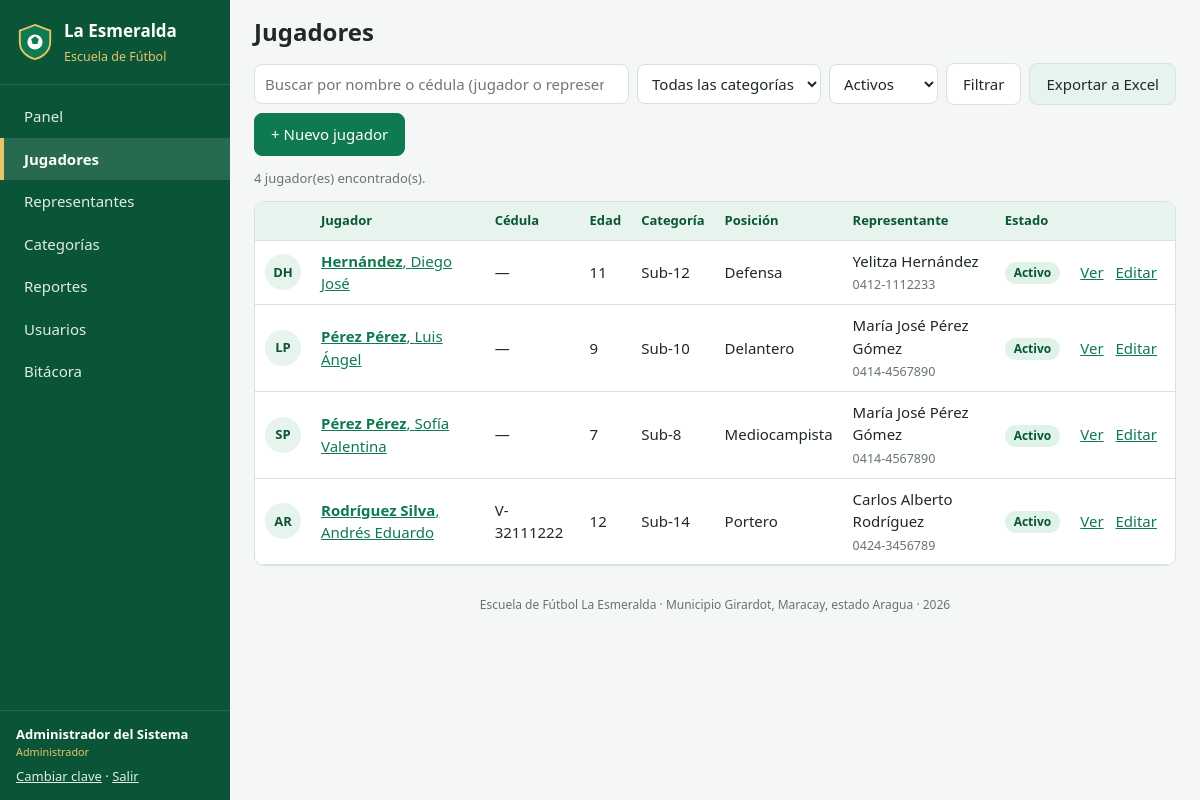
Screenshot of /jugadores.php (signed in) with the database file from the repository.
### tables this page shows
CREATE TABLE jugadores (
  id                    INT UNSIGNED AUTO_INCREMENT PRIMARY KEY,
  cedula                VARCHAR(20)  NULL UNIQUE COMMENT 'Cédula o cédula escolar',
  nombres               VARCHAR(80)  NOT NULL,
  apellidos             VARCHAR(80)  NOT NULL,
  fecha_nacimiento      DATE         NOT NULL,
  sexo                  ENUM('M','F') NOT NULL,
  lugar_nacimiento      VARCHAR(100) NULL,
  direccion             VARCHAR(255) NULL,
  telefono              VARCHAR(20)  NULL,
  institucion_educativa VARCHAR(120) NULL,
  grado                 VARCHAR(30)  NULL,
  posicion              ENUM('Portero','Defensa','Mediocampista','Delantero','Por definir') NOT NULL DEFAULT 'Por definir',
  pie_dominante         ENUM('Derecho','Izquierdo','Ambos') NOT NULL DEFAULT 'Derecho',
  numero_camiseta       TINYINT UNSIGNED NULL,
  talla_camisa          VARCHAR(5)   NULL,
  tipo_sangre           ENUM('A+','A-','B+','B-','AB+','AB-','O+','O-','No sabe') NOT NULL DEFAULT 'No sabe',
  alergias              VARCHAR(255) NULL,
  condicion_medica      VARCHAR(255) NULL,
  peso                  DECIMAL(5,2) NULL COMMENT 'kg',
  estatura              DECIMAL(4,2) NULL COMMENT 'metros',
  foto                  VARCHAR(120) NULL,
  categoria_id          INT UNSIGNED NULL,
  representante_id      INT UNSIGNED NULL,
  fecha_inscripcion     DATE NOT NULL,
  estado                ENUM('activo','inactivo','retirado') NOT NULL DEFAULT 'activo',
  observaciones         TEXT NULL,
  creado_por            INT UNSIGNED NULL,
  creado_en             DATETIME NOT NULL DEFAULT CURRENT_TIMESTAMP,
  actualizado_en        DATETIME NULL ON UPDATE CURRENT_TIMESTAMP,
  CONSTRAINT fk_jug_categoria     FOREIGN KEY (categoria_id)     REFERENCES categorias(id)     ON UPDATE CASCADE ON DELETE SET NULL,
  CONSTRAINT fk_jug_representante FOREIGN KEY (representante_id) REFERENCES representantes(id) ON UPDATE CASCADE ON DELETE SET NULL,
  CONSTRAINT fk_jug_usuario       FOREIGN KEY (creado_por)       REFERENCES usuarios(id)       ON UPDATE CASCADE ON DELETE SET NULL,
  INDEX idx_jug_nombre (apellidos, nombres),
  INDEX idx_jug_estado (estado)
);

CREATE TABLE categorias (
  id          INT UNSIGNED AUTO_INCREMENT PRIMARY KEY,
  nombre      VARCHAR(30)  NOT NULL UNIQUE,
  edad_min    TINYINT UNSIGNED NOT NULL,
  edad_max    TINYINT UNSIGNED NOT NULL,
  horario     VARCHAR(120) NULL,
  entrenador  VARCHAR(100) NULL,
  descripcion VARCHAR(255) NULL
);

CREATE TABLE representantes (
  id           INT UNSIGNED AUTO_INCREMENT PRIMARY KEY,
  cedula       VARCHAR(15)  NOT NULL UNIQUE,
  nombres      VARCHAR(80)  NOT NULL,
  apellidos    VARCHAR(80)  NOT NULL,
  parentesco   VARCHAR(30)  NOT NULL DEFAULT 'Madre',
  telefono     VARCHAR(20)  NOT NULL,
  telefono_alt VARCHAR(20)  NULL,
  correo       VARCHAR(120) NULL,
  direccion    VARCHAR(255) NULL,
  ocupacion    VARCHAR(80)  NULL,
  creado_en    DATETIME NOT NULL DEFAULT CURRENT_TIMESTAMP
);

### includes/init.php (called while the page is built, shortened)
<?php
function db(): PDO
{
    static $pdo = null;
    if ($pdo === null) {
        $dsn = 'mysql:host=' . DB_HOST . ';port=' . DB_PORT . ';dbname=' . DB_NAME . ';charset=utf8mb4';
        try {
            $pdo = new PDO($dsn, DB_USER, DB_PASS, [
                PDO::ATTR_ERRMODE            => PDO::ERRMODE_EXCEPTION,
                PDO::ATTR_DEFAULT_FETCH_MODE => PDO::FETCH_ASSOC,
                PDO::ATTR_EMULATE_PREPARES   => false,
            ]);
        } catch (PDOException $ex) {
            http_response_code(500);
            exit('<h2>No se pudo conectar a la base de datos.</h2><p>Verifique que MySQL esté encendido y '
                . 'los datos de config/config.php.</p>');
        }
    }
    return $pdo;
}
function q(string $sql, array $params = []): PDOStatement
{
    $st = db()->prepare($sql);
    $st->execute($params);
    return $st;
}
function e($texto): string
{
    return htmlspecialchars((string) $texto, ENT_QUOTES, 'UTF-8');
}
function edad(string $fecha_nac): int
{
    return (new DateTime($fecha_nac))->diff(new DateTime('today'))->y;
}
function usuario_actual(): ?array
{
    return $_SESSION['usuario'] ?? null;
}
function tiene_rol(string $minimo): bool
{
    $nivel = ['entrenador' => 1, 'secretaria' => 2, 'administrador' => 3];
    $u = usuario_actual();
    return $u && ($nivel[$u['rol']] ?? 0) >= ($nivel[$minimo] ?? 99);
}
function puede_editar(): bool
{
    return tiene_rol('secretaria');
}
function foto_url(?string $foto): ?string
{
    return ($foto && is_file(FOTO_DIR . $foto)) ? FOTO_URL . rawurlencode($foto) : null;
}
function iniciales(string $nombres, string $apellidos): string
{
    return mb_strtoupper(mb_substr($nombres, 0, 1) . mb_substr($apellidos, 0, 1));
}

### jugadores.php (the view, shortened to what this page needs)
<?php
require_once __DIR__ . '/includes/init.php';
$b         = trim($_GET['b'] ?? '');
$estado    = $_GET['estado'] ?? 'activo';
$where = [];
$params = [];
if (in_array($estado, ['activo', 'inactivo', 'retirado'], true)) {
    $where[] = 'j.estado = ?';
    $params[] = $estado;
}
$sqlWhere = $where ? 'WHERE ' . implode(' AND ', $where) : '';
$base = "FROM jugadores j
         LEFT JOIN categorias c ON c.id = j.categoria_id
         LEFT JOIN representantes r ON r.id = j.representante_id
         $sqlWhere";
$porPagina = 25;
$total = (int) q("SELECT COUNT(*) $base", $params)->fetchColumn();
$paginas = max(1, (int) ceil($total / $porPagina));
$p = min($paginas, max(1, (int) ($_GET['p'] ?? 1)));
$offset = ($p - 1) * $porPagina;
$jugadores = q("SELECT j.*, c.nombre categoria, CONCAT(r.nombres,' ',r.apellidos) representante, r.telefono tel_rep
                $base ORDER BY j.apellidos, j.nombres LIMIT $porPagina OFFSET $offset", $params)->fetchAll();
function url_filtros(array $extra = []): string
{
    $q = array_merge(array_intersect_key($_GET, array_flip(['b', 'categoria', 'estado'])), $extra);
    return 'jugadores.php?' . http_build_query($q);
}
require __DIR__ . '/includes/header.php';
?>
<form class="filtros" method="get">
  <input type="search" name="b" value="<?= e($b) ?>" placeholder="Buscar por nombre o cédula (jugador o representante)">
  <select name="categoria">
    <option value="">Todas las categorías</option>
  </select>
  <select name="estado">
    <?php foreach (['activo' => 'Activos', 'inactivo' => 'Inactivos', 'retirado' => 'Retirados', 'todos' => 'Todos'] as $v => $t): ?>
      <option value="<?= $v ?>" <?= $estado === $v ? 'selected' : '' ?>><?= $t ?></option>
    <?php endforeach; ?>
  </select>
  <button class="btn">Filtrar</button>
  <a class="btn btn-sec" href="<?= e(url_filtros(['exportar' => 1])) ?>">Exportar a Excel</a>
  <?php if (puede_editar()): ?><a class="btn btn-primario" href="jugador_form.php">+ Nuevo jugador</a><?php endif; ?>
</form>
<p class="nota"><?= $total ?> jugador(es) encontrado(s).</p>
<div class="tabla-envoltura">
<table class="tabla">
  <thead>
    <tr><th></th><th>Jugador</th><th>Cédula</th><th>Edad</th><th>Categoría</th><th>Posición</th><th>Representante</th><th>Estado</th><th></th></tr>
  </thead>
  <tbody>
  <?php foreach ($jugadores as $j): $foto = foto_url($j['foto']); ?>
    <tr>
      <td><?php if ($foto): ?><img class="avatar" src="<?= e($foto) ?>" alt=""><?php else: ?><span class="avatar"><?= e(iniciales($j['nombres'], $j['apellidos'])) ?></span><?php endif; ?></td>
      <td><a href="jugador_ver.php?id=<?= $j['id'] ?>"><strong><?= e($j['apellidos']) ?></strong>, <?= e($j['nombres']) ?></a></td>
      <td><?= e($j['cedula'] ?? '—') ?></td>
      <td><?= edad($j['fecha_nacimiento']) ?></td>
      <td><?= e($j['categoria'] ?? '—') ?></td>
      <td><?= e($j['posicion']) ?></td>
      <td><?= e($j['representante'] ?? '—') ?><br><small><?= e($j['tel_rep'] ?? '') ?></small></td>
      <td><span class="etiqueta etiqueta-<?= e($j['estado']) ?>"><?= e(ucfirst($j['estado'])) ?></span></td>
      <td class="acciones">
        <a href="jugador_ver.php?id=<?= $j['id'] ?>">Ver</a>
        <?php if (puede_editar()): ?><a href="jugador_form.php?id=<?= $j['id'] ?>">Editar</a><?php endif; ?>
      </td>
    </tr>
  <?php endforeach; ?>
  </tbody>
</table>
</div>
<?php require __DIR__ . '/includes/footer.php'; ?>

### assets/css/estilos.css (style rules this page uses)
:root { --verde: #0f7a4f; --verde-osc: #0a5537; --verde-claro: #e7f4ee; --oro: #e9c46a; --texto: #1f2a24; --gris: #66756d; --borde: #d9e2dd; --fondo: #f4f7f5; --blanco: #fff; --rojo: #c0392b; --ambar: #b7791f; --radio: 10px; }
* { box-sizing: border-box; }
body { margin: 0; font: 15px/1.5 system-ui, -apple-system, "Segoe UI", Roboto, Arial, sans-serif; color: var(--texto); background: var(--fondo); }
a { color: var(--verde); }
.btn { display: inline-block; padding: 9px 16px; border-radius: 8px; border: 1px solid var(--borde); background: var(--blanco); color: var(--texto); font: inherit; cursor: pointer; text-decoration: none; white-space: nowrap; }
.btn-primario { background: var(--verde); border-color: var(--verde); color: #fff; }
.btn-sec { background: var(--verde-claro); }
.tabla-envoltura { overflow-x: auto; background: var(--blanco); border: 1px solid var(--borde); border-radius: var(--radio); }
.tabla { width: 100%; border-collapse: collapse; }
.tabla th, .tabla td { padding: 9px 10px; border-bottom: 1px solid var(--borde); text-align: left; vertical-align: middle; }
.tabla th { background: var(--verde-claro); font-size: 13px; color: var(--verde-osc); }
.tabla small { color: var(--gris); }
.acciones { white-space: nowrap; }
.acciones a, .acciones form { margin-right: 8px; }
.nota { color: var(--gris); font-size: 13px; }
.avatar { width: 36px; height: 36px; border-radius: 50%; object-fit: cover; display: inline-flex; align-items: center; justify-content: center; background: var(--verde-claro); color: var(--verde-osc); font-weight: 700; font-size: 13px; }
.etiqueta { display: inline-block; padding: 2px 9px; border-radius: 20px; font-size: 12px; font-weight: 600; }
.etiqueta-activo { background: #dff3e8; color: var(--verde-osc); }
.filtros { display: flex; flex-wrap: wrap; gap: 8px; align-items: center; margin: 8px 0 12px; }
.filtros input[type=search] { flex: 1 1 260px; }
input, select, textarea { font: inherit; padding: 8px 10px; border: 1px solid var(--borde); border-radius: 8px; background: #fff; color: var(--texto); width: 100%; }
.filtros input, .filtros select { width: auto; }

### rows the page displays
jugadores: iniciales($j['nombres'], $j['apellidos']) "DH", apellidos "Hernández", nombres "Diego José", cedula "—", fecha_nacimiento "11", categoria.nombre "Sub-12", posicion "Defensa", representante "Yelitza Hernández", representante.telefono "0412-1112233", estado "Activo"
jugadores: iniciales($j['nombres'], $j['apellidos']) "LP", apellidos "Pérez Pérez", nombres "Luis Ángel", cedula "—", fecha_nacimiento "9", categoria.nombre "Sub-10", posicion "Delantero", representante "María José Pérez Gómez", representante.telefono "0414-4567890", estado "Activo"
jugadores: iniciales($j['nombres'], $j['apellidos']) "SP", apellidos "Pérez Pérez", nombres "Sofía Valentina", cedula "—", fecha_nacimiento "7", categoria.nombre "Sub-8", posicion "Mediocampista", representante "María José Pérez Gómez", representante.telefono "0414-4567890", estado "Activo"
jugadores: iniciales($j['nombres'], $j['apellidos']) "AR", apellidos "Rodríguez Silva", nombres "Andrés Eduardo", cedula "V-32111222", fecha_nacimiento "12", categoria.nombre "Sub-14", posicion "Portero", representante "Carlos Alberto Rodríguez", representante.telefono "0424-3456789", estado "Activo"

### other values shown
$texto "Panel"
$texto "Jugadores"
$texto "Representantes"
$texto "Categorías"
$texto "Reportes"
$texto "Usuarios"
$texto "Bitácora"
$sesion['nombre'] "Administrador del Sistema"
$sesion['rol'] "Administrador"
$titulo "Jugadores"
$total "4"
APP_NOMBRE "Escuela de Fútbol La Esmeralda"
APP_UBICACION "Municipio Girardot, Maracay, estado Aragua"
form field estado "Activos"
